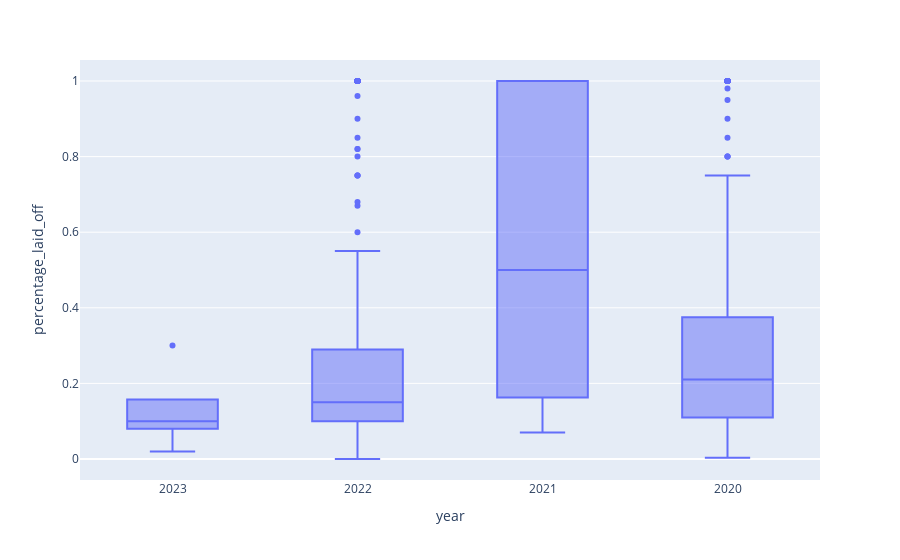

Here is the notebook cell this chart was saved with:
### Code cell
# take a look at the distribution of the percentage of layoffs in a company.  If a company is laying
# laying off a small percentage of their staff they could just be letting go of their worst performers
fig = px.box(df_perc, x="year", y="percentage_laid_off")
fig.show()

### Figure 1 — Plotly figure (JSON) as saved in the notebook; plotly's stock layout.template omitted (floating-point values rounded to 4 significant figures; data arrays with more than 128 entries replaced by an {"elided": "..."} marker saying what was removed)
{"data": [{"alignmentgroup": "True", "hovertemplate": "year=%{x}<br>percentage_laid_off=%{y}<extra></extra>", "legendgroup": "", "marker": {"color": "#636efa"}, "name": "", "notched": false, "offsetgroup": "", "orientation": "v", "showlegend": false, "type": "box", "x": {"elided": "1324 str values"}, "x0": " ", "xaxis": "x", "y": {"elided": "1324 float values"}, "y0": " ", "yaxis": "y"}], "layout": {"boxmode": "group", "legend": {"tracegroupgap": 0}, "margin": {"t": 60}, "xaxis": {"anchor": "y", "domain": [0, 1], "title": {"text": "year"}}, "yaxis": {"anchor": "x", "domain": [0, 1], "title": {"text": "percentage_laid_off"}}}}
